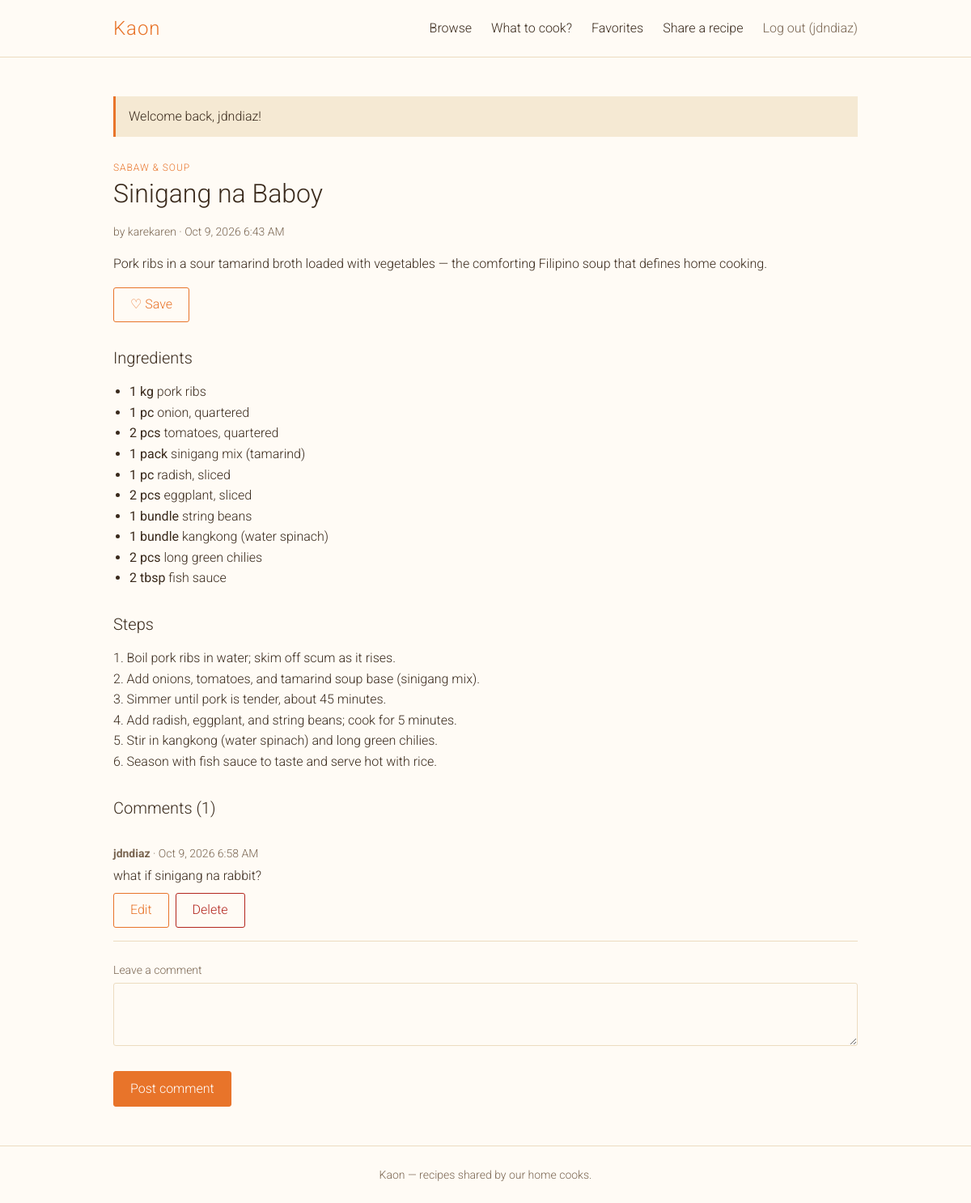
The app's page /recipe.php?id=23 (signed in) with its own data.
### tables this page shows
CREATE TABLE `recipes` (
  `id` int(10) UNSIGNED NOT NULL,
  `user_id` int(10) UNSIGNED NOT NULL,
  `category_id` int(10) UNSIGNED NOT NULL,
  `title` varchar(150) NOT NULL,
  `description` varchar(500) NOT NULL,
  `steps` text NOT NULL,
  `created_at` timestamp NOT NULL DEFAULT current_timestamp(),
  `updated_at` timestamp NULL DEFAULT NULL
);

CREATE TABLE `categories` (
  `id` int(10) UNSIGNED NOT NULL,
  `name` varchar(50) NOT NULL
);

CREATE TABLE `users` (
  `id` int(10) UNSIGNED NOT NULL,
  `username` varchar(50) NOT NULL,
  `email` varchar(100) NOT NULL,
  `password_hash` varchar(255) NOT NULL,
  `created_at` timestamp NOT NULL DEFAULT current_timestamp()
);

CREATE TABLE `ingredients` (
  `id` int(10) UNSIGNED NOT NULL,
  `recipe_id` int(10) UNSIGNED NOT NULL,
  `amount` varchar(10) NOT NULL DEFAULT '',
  `unit` varchar(10) NOT NULL DEFAULT '',
  `name` varchar(100) NOT NULL
);

CREATE TABLE `comments` (
  `id` int(10) UNSIGNED NOT NULL,
  `recipe_id` int(10) UNSIGNED NOT NULL,
  `user_id` int(10) UNSIGNED NOT NULL,
  `body` varchar(1000) NOT NULL,
  `created_at` timestamp NOT NULL DEFAULT current_timestamp(),
  `updated_at` timestamp NULL DEFAULT NULL
);

### includes/init.php (called while the page is built, shortened)
<?php
require_once __DIR__ . '/db.php';
require_once __DIR__ . '/helpers.php';
require_once __DIR__ . '/layout.php';
spl_autoload_register(function (string $class): void {
    $file = __DIR__ . '/../src/' . $class . '.php';
});

### includes/db.php (called while the page is built, shortened)
<?php
function db(): PDO
{
    static $pdo = null;
    if ($pdo === null) {
        $pdo = new PDO(
            'mysql:host=' . DB_HOST . ';dbname=' . DB_NAME . ';charset=utf8mb4',
            DB_USER,
            DB_PASS,
            [
                PDO::ATTR_ERRMODE            => PDO::ERRMODE_EXCEPTION,
                PDO::ATTR_DEFAULT_FETCH_MODE => PDO::FETCH_ASSOC,
                PDO::ATTR_EMULATE_PREPARES   => false,
                PDO::MYSQL_ATTR_FOUND_ROWS   => true,
                PDO::MYSQL_ATTR_INIT_COMMAND => "SET time_zone = '+08:00'",
            ]
        );
    }
    return $pdo;
}

### src/Auth.php (called while the page is built, shortened)
<?php
final class Auth
{
    public static function check(): bool
    {
        return isset($_SESSION['user_id']);
    }
    public static function require(): int
    {
        return (int) $_SESSION['user_id'];
    }
}

### src/Recipe.php (called while the page is built, shortened)
<?php
final class Recipe
{
    public function find(int $id, int $viewerId = 0): ?array
    {
        $stmt = $this->db->prepare('
            SELECT r.id, r.user_id, r.category_id, r.title, r.description, r.steps,
                   r.created_at, r.updated_at, u.username, c.name AS category,
                   EXISTS (SELECT 1 FROM favorites f WHERE f.recipe_id = r.id AND f.user_id = :viewer) AS is_fav
            FROM recipes r
            JOIN users u      ON u.id = r.user_id
            JOIN categories c ON c.id = r.category_id
            WHERE r.id = :id');
        $stmt->execute(['viewer' => $viewerId, 'id' => $id]);
        return $stmt->fetch() ?: null;
    }
    public function ingredients(int $recipeId): array
    {
        $stmt = $this->db->prepare('SELECT amount, unit, name FROM ingredients WHERE recipe_id = :id ORDER BY id');
        $stmt->execute(['id' => $recipeId]);
        return $stmt->fetchAll();
    }
}

### includes/helpers.php (called while the page is built, shortened)
<?php
function e(?string $value): string
{
    return htmlspecialchars((string) $value, ENT_QUOTES | ENT_SUBSTITUTE, 'UTF-8');
}
function format_date(string $timestamp): string
{
    return date('M j, Y g:i A', strtotime($timestamp));
}
function format_amount(string $amount, string $unit): string
{
    $value   = Validator::quantityValue($amount);
    return $amount . ' ' . $unit;
}

### src/Validator.php (called while the page is built, shortened)
<?php
final class Validator
{
    public static function quantityValue(string $amount): ?float
    {
        if (preg_match('/^\d+(\.\d{1,2})?$/', $amount)) {
            $value = (float) $amount;
        } elseif (preg_match('/^(?:(\d+) )?(\d+)\/(\d+)$/', $amount, $m) && (int) $m[3] > 0) {
            $value = (int) $m[1] + (int) $m[2] / (int) $m[3];
        } else {
            return null;
        }
        return $value > 0 ? $value : null;
    }
}

### src/Comment.php (called while the page is built, shortened)
<?php
final class Comment
{
    public function forRecipe(int $recipeId): array
    {
        $stmt = $this->db->prepare('
            SELECT c.id, c.user_id, c.body, c.created_at, c.updated_at, u.username
            FROM comments c
            JOIN users u ON u.id = c.user_id
            WHERE c.recipe_id = :recipe
            ORDER BY c.created_at ASC, c.id ASC');
        $stmt->execute(['recipe' => $recipeId]);
        return $stmt->fetchAll();
    }
}

### recipe.php (the view, shortened to what this page needs)
<?php
require __DIR__ . '/includes/init.php';
$userId   = Auth::require();
$recipes  = new Recipe(db());
$comments = new Comment(db());
$id = (int) ($_GET['id'] ?? 0);
$r  = $recipes->find($id, $userId);
$recipeUrl = 'recipe.php?id=' . $id;
$body       = '';
$editId     = (int) ($_GET['edit_comment'] ?? 0);
$editBody   = null;
$editErrors = [];
$ingredients = $recipes->ingredients($id);
$commentList = $comments->forRecipe($id);
?>
<article class="recipe" id="recipe-<?= $id ?>">
    <span class="badge"><?= e($r['category']) ?></span>
    <h1><?= e($r['title']) ?></h1>
    <p class="meta">
        by <?= e($r['username']) ?> &middot; <?= e(format_date($r['created_at'])) ?>
    </p>
    <p><?= e($r['description']) ?></p>
    <div class="actions">
    </div>
    <h2 class="section-title">Ingredients</h2>
    <ul>
        <?php foreach ($ingredients as $row): ?>
            <li>
                <?php if ($row['amount'] !== ''): ?><strong class="amount"><?= e(format_amount($row['amount'], $row['unit'])) ?></strong><?php endif; ?>
                <?= e($row['name']) ?>
            </li>
        <?php endforeach; ?>
    </ul>
    <h2 class="section-title">Steps</h2>
    <p><?= nl2br(e($r['steps'])) ?></p>
</article>
<section id="comments">
    <h2 class="section-title">Comments (<?= count($commentList) ?>)</h2>
    <?php foreach ($commentList as $c): ?>
        <?php
        $commentId = (int) $c['id'];
        $isMine    = (int) $c['user_id'] === $userId;
        ?>
        <div class="comment" id="comment-<?= $commentId ?>">
            <p class="meta">
                <strong><?= e($c['username']) ?></strong> &middot; <?= e(format_date($c['created_at'])) ?>
            </p>
            <?php if ($isMine && $commentId === $editId): ?>
                <form method="post" action="<?= e($recipeUrl) ?>">
                    <?= csrf_field() ?>
                    <input type="hidden" name="action" value="comment_edit">
                    <input type="hidden" name="comment_id" value="<?= $commentId ?>">
                    <label for="edit-body">Edit your comment</label>
                    <textarea id="edit-body" name="body" rows="4" required minlength="2" maxlength="1000"><?= e($editBody ?? $c['body']) ?></textarea>
                    <?= field_error($editErrors, 'body') ?>
                    <div class="actions">
                        <button type="submit" class="btn">Save changes</button>
                        <a href="<?= e($recipeUrl . '#comment-' . $commentId) ?>" class="btn btn-outline">Cancel</a>
                    </div>
                </form>
            <?php else: ?>
                <p><?= nl2br(e($c['body'])) ?></p>
                <?php if ($isMine): ?>
                    <div class="actions">
                        <a href="<?= e($recipeUrl . '&edit_comment=' . $commentId . '#comment-' . $commentId) ?>" class="btn btn-outline">Edit</a>
                        <form method="post" action="<?= e($recipeUrl) ?>" class="inline-form" data-confirm="Delete this comment?">
                            <button type="submit" class="btn btn-danger">Delete</button>
                        </form>
                    </div>
                <?php endif; ?>
            <?php endif; ?>
        </div>
    <?php endforeach; ?>
    <form method="post" action="<?= e($recipeUrl) ?>" class="comment-form">
        <label for="body">Leave a comment</label>
        <textarea id="body" name="body" rows="3" required minlength="2" maxlength="1000"><?= e($body) ?></textarea>
        <button type="submit" class="btn">Post comment</button>
    </form>
</section>

### assets/css/style.css (style rules this page uses)
:root { --cream: #fffbf5; --cream-dark: #f5e9d3; --orange: #e8742a; --orange-dark: #c95e18; --ink: #3a2a1c; --ink-soft: #7a6652; --line: #ecdcc0; }
* { box-sizing: border-box; }
html, body, button, input, select, textarea { font-family: 'Roboto', sans-serif; font-weight: 300; }
body { margin: 0; background: var(--cream); color: var(--ink); font-size: 16px; line-height: 1.6; min-height: 100vh; display: flex; flex-direction: column; }
h1, h2, h3 { font-weight: 300; line-height: 1.25; margin: 0 0 1rem; }
h1 { font-size: 2rem; }
p { margin: 0 0 1rem; }
a { color: var(--orange); text-decoration: none; }
.inline-form { display: inline; margin: 0; }
label { display: block; margin: 1rem 0 0.25rem; font-size: 0.875rem; color: var(--ink-soft); }
input[type=text], input[type=email], input[type=password], input[type=search], input[type=number], select, textarea { width: 100%; padding: 0.6rem 0.75rem; background: var(--cream); border: 1px solid var(--line); border-radius: 3px; color: var(--ink); font-size: 1rem; }
.btn { display: inline-block; margin: 0; padding: 0.6rem 1.25rem; line-height: 1.4; text-align: center; background: var(--orange); border: 1px solid var(--orange); border-radius: 3px; color: #fff; font-size: 1rem; cursor: pointer; }
.form-card .btn, .comment-form .btn { margin-top: 1.5rem; }
.btn-outline { background: transparent; color: var(--orange); }
.badge { font-size: 0.75rem; letter-spacing: 0.08em; text-transform: uppercase; color: var(--orange); }
.meta, .edited { font-size: 0.875rem; color: var(--ink-soft); }
textarea { resize: vertical; }
.section-title { font-size: 1.25rem; margin-top: 2rem; }
.actions { display: flex; flex-wrap: wrap; align-items: center; gap: 0.5rem; margin: 1rem 0; }
.actions .btn { margin-top: 0; }
.btn-danger { background: transparent; color: #b3261e; border-color: #b3261e; }
.amount { font-weight: 400; }
.recipe ul { padding-left: 1.25rem; margin: 0; }
.comment { padding: 1rem 0; border-bottom: 1px solid var(--line); }
.comment p { margin-bottom: 0.25rem; }
.comment .actions { margin: 0.5rem 0 0; }
.comment-form { margin-top: 1.5rem; }

### records on screen
recipes: category.name "SABAW & SOUP", title "Sinigang na Baboy", user.username "karekaren", created_at "Oct 9, 2026 6:43 AM", description "Pork ribs in a sour tamarind broth loaded with vegetables — the comforting Filipino soup that defines home cooking.", steps "1. Boil pork ribs in water; skim off scum as it rises. 2. Add onions, tomatoes, and tamarind soup base (sinigang mix). 3. Simmer until pork is tender, about 45 minutes. 4. Add radish, eggplant, and string beans; cook for 5 minutes. 5. Stir in kangkong (water spinach) and long green chilies. 6. Season with fish sauce to taste and serve hot with rice."
ingredients: format_amount($row['amount'], $row['unit']) "1 kg", name "pork ribs"
ingredients: format_amount($row['amount'], $row['unit']) "1 pc", name "onion, quartered"
ingredients: format_amount($row['amount'], $row['unit']) "2 pcs", name "tomatoes, quartered"
ingredients: format_amount($row['amount'], $row['unit']) "1 pack", name "sinigang mix (tamarind)"
ingredients: format_amount($row['amount'], $row['unit']) "1 pc", name "radish, sliced"
ingredients: format_amount($row['amount'], $row['unit']) "2 pcs", name "eggplant, sliced"
ingredients: format_amount($row['amount'], $row['unit']) "1 bundle", name "string beans"
ingredients: format_amount($row['amount'], $row['unit']) "1 bundle", name "kangkong (water spinach)"
ingredients: format_amount($row['amount'], $row['unit']) "2 pcs", name "long green chilies"
ingredients: format_amount($row['amount'], $row['unit']) "2 tbsp", name "fish sauce"
comments: user.username "jdndiaz", created_at "Oct 9, 2026 6:58 AM", body "what if sinigang na rabbit?"

### other values on screen
Auth::username() "jdndiaz"
$f['message'] "Welcome back, jdndiaz!"
count($commentList) "1"
